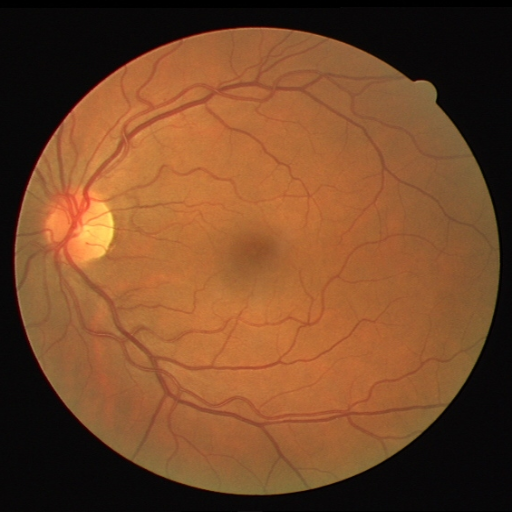
#> input picture 1 - Point and Spatial Processing/Inputs/retina_2.png, 512 x 512 px, found by its file name
$ python 12_laplacian.py   (older library calls are emulated)
#> lines starting #> are read from the running program, lines starting #| are printed output that depends on the picture
import cv2
import numpy as np
import matplotlib.pyplot as plt

image = cv2.imread(r"Inputs\retina_2.png", cv2.IMREAD_GRAYSCALE)
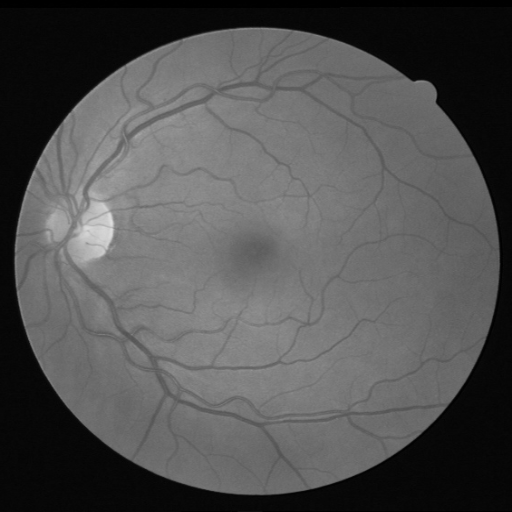
#> image: shape (512, 512); min 0, max 222, mean 82

c = 2

kernel = np.array([
    [0, -1, 0],
    [-1, 4, -1],
    [0, -1, 0]
])

# kernel = np.array([
#     [-1, -1, -1],
#     [-1, 8, -1],
#     [-1, -1, -1]
# ])

output = image.astype(np.float32) + c * cv2.filter2D(image, cv2.CV_32F, kernel)
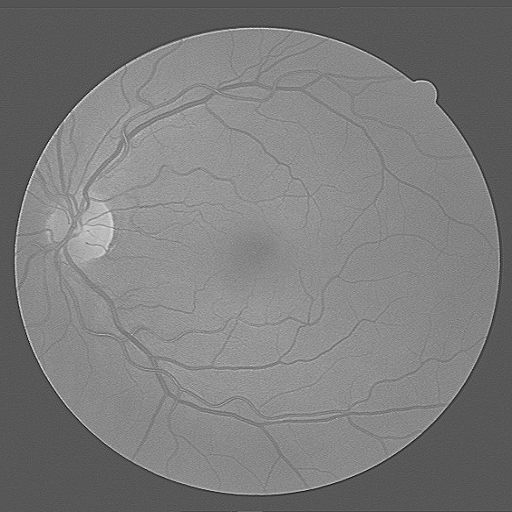
#> output: shape (512, 512) float32; min -172, max 348, mean 81.9; drawn with min black and max white
output = cv2.normalize(output, None, 0, 255, cv2.NORM_MINMAX).astype(np.uint8)

plt.figure(figsize=(4, 3))

plt.subplot(1, 2, 1)
plt.imshow(image, cmap="gray", vmin=0, vmax=255)
plt.title("Original")
plt.axis("off")

plt.subplot(1, 2, 2)
plt.imshow(output, cmap="gray", vmin=0, vmax=255)
plt.title("Laplacian")
plt.axis("off")

plt.tight_layout()
plt.savefig(r"Outputs\Convolution\original_laplacian.png", dpi=300, bbox_inches="tight")
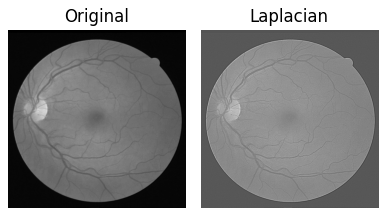
#> figure drawn by matplotlib, 2 panels
plt.show()

cv2.imwrite(r"Outputs\Convolution\original.png", image)
cv2.imwrite(r"Outputs\Convolution\laplacian.png", output)
